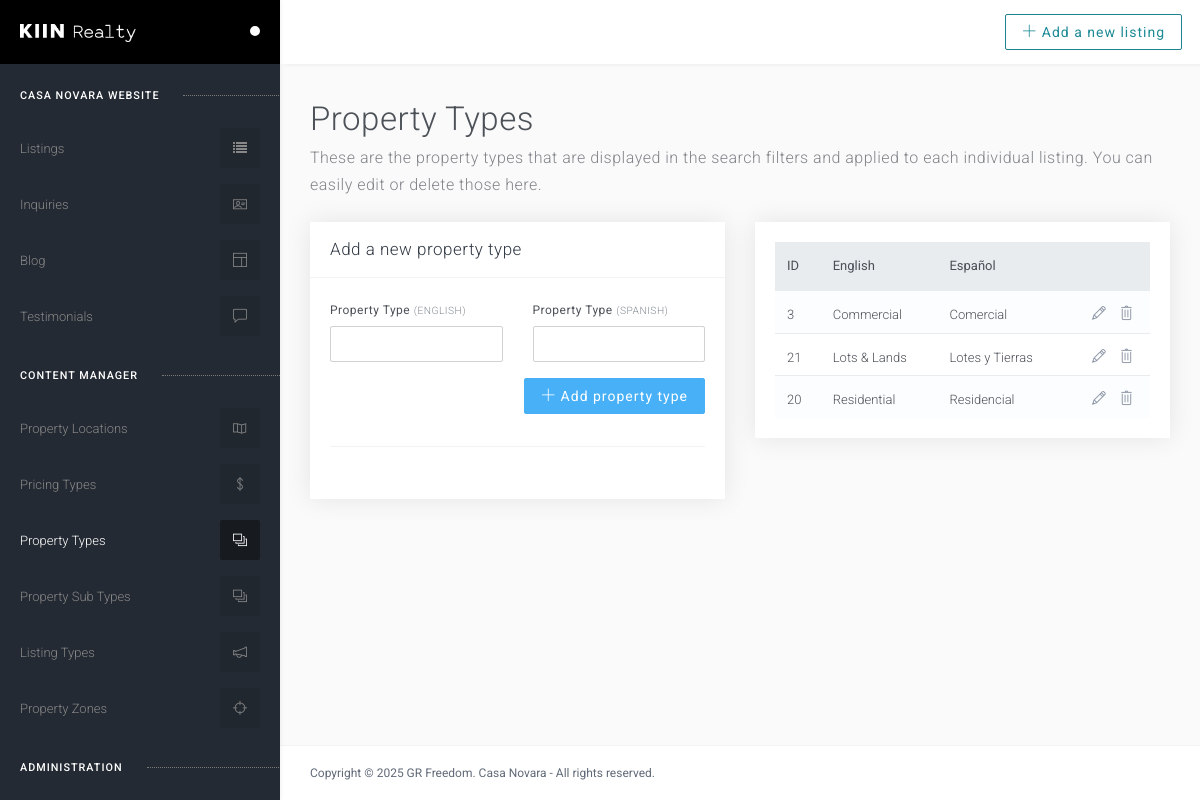
Page /adm/property-types.php (signed in) on the committed database.
### tables this page shows
CREATE TABLE `property_types` (
  `pr_type_id` int(11) NOT NULL,
  `type_desc` varchar(255) NOT NULL,
  `type_desc_es` varchar(255) NOT NULL
);

### adm/classes/sql.class.php (called while the page is built, shortened)
<?php
class SqlIt{
	public function __construct($Sql, $type, $vars){
		try{
		$DB = $this->db_connect();
		$DB->setAttribute(PDO::ATTR_ERRMODE, PDO::ERRMODE_EXCEPTION);
			$STH = $DB->prepare($Sql);
			$doit = $STH->execute($vars);
			}
		catch(PDOException $e){
			echo $e->getMessage()."<br>".$Sql;
			$log_message = date('d/M/y g:i a')." \n ". $e->getMessage()." \n".$Sql."\n\n";
			file_put_contents('pdoerrors.txt',$log_message, FILE_APPEND);
			}
		}
	private function db_connect(){
		$this->User = 'root';
		$this->Pass = '';
    $DBH = new PDO("mysql:host=localhost;dbname=casa_novara", $this->User, $this->Pass);
		return $DBH;
		}
	}
?>

### adm/classes/listings.class.php (called while the page is built, shortened)
<?php
class Listings{
    public function getPropertyTypes(){
        $getPr = new SqlIt("SELECT pt.*, ps.*, pt.pr_type_id as tid FROM property_types as pt LEFT JOIN property_types_sub as ps ON pt.pr_type_id = ps.pr_type_id ORDER BY type_desc","select",array());
    }
}
?>

### adm/property-types.php (the view, shortened to what this page needs)
<?php
$show_alert = 0;
$note_head = '';
$note_txt = '';
$properties = new Listings();
$properties->getPropertyTypes();
?>
<!DOCTYPE html>
<html lang="en">
<head>
    <link href="assets/css/core.min.css" rel="stylesheet">
    <link href="assets/css/app.min.css" rel="stylesheet">
    <link href="assets/css/style.css" rel="stylesheet">
</head>
<body data-alert="<?= $show_alert ?>" data-txt="<?= $note_txt ?>" data-head="<?= $note_head ?>">
    <?php include 'assets/inc/header.php'; ?>
    <header class="topbar">
        <div class="topbar-left">
            <a class="topbar-btn fs-16" href="#" title="" data-provide="fullscreen tooltip" data-placement="bottom" data-original-title="Toggle fullscreen">
        </a>
        </div>
        <div class="topbar-right">
            <div>
                <a class="btn btn-outline btn-info" href="listing.php"><i class="ti-plus"></i> Add a new listing</a>
            </div>
        </div>
    </header>
    <main class="main-container">
        <div class="main-content">
            <h1 class="header-title">
                <strong>Property Types</strong>
                <small class="pt-0 mb-4">These are the property types that are displayed in the search filters and applied to each individual listing. You can easily edit or delete those here. </small>
            </h1>
            <div class="row">
                <div class="col-6">
                    <div class="card shadow-3">
                        <h4 class="card-title">Add a new property type</h4>
                        <div class="card-body">
                            <form action="property-types.php" method="post">
                                <div class="row">
                                    <div class="col-6">
                                        <div class="form-group">
                                            <label>Property Type <small>(ENGLISH)</small></label>
                                            <input type="text" class="form-control" name="product_type">
                                        </div>
                                    </div>
                                    <div class="col-6">
                                        <div class="form-group">
                                            <label>Property Type <small>(SPANISH)</small></label>
                                            <input type="text" class="form-control" name="product_type_es">
                                        </div>
                                    </div>
                                    <div class="col-12 text-right">
                                        <button type="submit" name="add_product" class="btn btn-info"><i class="ti-plus"></i> Add property type</button>
                                    </div>
                                </div>
                            </form>
                            <hr>
                        </div>
                    </div>
                </div>
                <div class="col-6">
                    <div class="card shadow-3">
                        <div class="card-body">
                            <table class="table table-striped">
                                <thead class="thead-light">
                                    <tr>
                                        <th>ID</th>
                                        <th>English</th>
                                        <th>Español</th>
                                        <th></th>
                                    </tr>
                                </thead>
                                <tbody>
                                    <?php if(!empty($properties->PropertyTypes)){ foreach($properties->PropertyTypes as $kk=>$li){ ?>
                                    <tr>
                                        <td>
                                            <?= $kk ?>
                                        </td>
                                        <td>
                                            <?= $li['desc'] ?>
                                        </td>
                                        <td>
                                            <?= $li['desc_es'] ?>
                                        </td>
                                        <td class="text-right table-actions">
                                            <a class="table-action hover-primary edit-kk" href="#" data-id="<?= $kk ?>"><i class="ti-pencil"></i></a>
                                            <a class="table-action hover-danger delete-kk" href="#" data-id="<?= $kk ?>"><i class="ti-trash"></i></a>
                                        </td>
                                    </tr>
                                    <?php } } ?>
                                </tbody>
                            </table>
                        </div>
                    </div>
                </div>
            </div>
        </div>
        <?php include 'assets/inc/footer.php'; ?>
    </main>
</body>
</html>

### adm/assets/css/style.css (style rules this page uses)
html { height: 100%; }
body { background-color: #fafafa; height: 100%; margin: 0; padding: 0; position: relative; }
a { color: #00cae0; }
.form-control { border-color: #d2d2d2; }
.sidebar ~ .topbar, .sidebar ~ main { margin-left: 280px; }
.table td { padding-bottom: 0.3rem; }

### rows in the picture
property_types: kk "21", type_desc "Lots & Lands", type_desc_es "Lotes y Tierras"

### other values in the picture
$kk "3"
$li['desc'] "Commercial"
$li['desc_es'] "Comercial"
$kk "20"
$li['desc'] "Residential"
$li['desc_es'] "Residencial"
